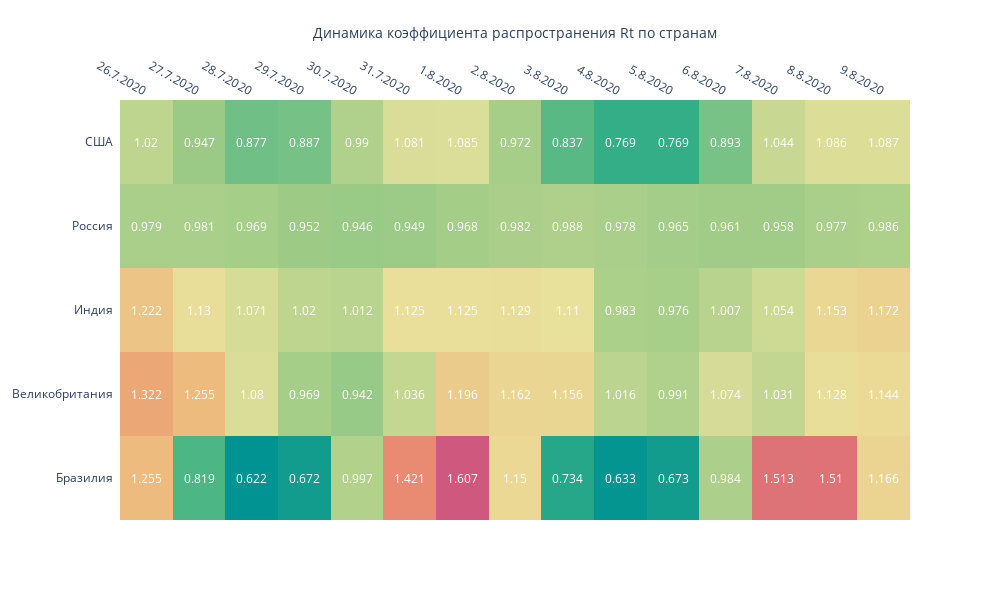

The cell this chart's notebook holds for it:
### Code cell
fig = ff.create_annotated_heatmap(d, x=x2, y=y, annotation_text=d,
                                  colorscale='Temps')

fig.update_layout(
                  
                  
                  width = 990, height = 600,    
    
                  xaxis_title='Динамика коэффициента распространения Rt по странам',
               #   yaxis_title = 'Регион '
)

fig.show()

### Figure 1 — Plotly figure (JSON) as saved in the notebook; plotly's stock layout.template omitted (floating-point values rounded to 4 significant figures)
{"data": [{"colorscale": [[0, "rgb(0, 147, 146)"], [0.1667, "rgb(57, 177, 133)"], [0.3333, "rgb(156, 203, 134)"], [0.5, "rgb(233, 226, 156)"], [0.6667, "rgb(238, 180, 121)"], [0.8333, "rgb(232, 132, 113)"], [1, "rgb(207, 89, 126)"]], "reversescale": false, "showscale": false, "type": "heatmap", "x": ["26.7.2020", "27.7.2020", "28.7.2020", "29.7.2020", "30.7.2020", "31.7.2020", "1.8.2020", "2.8.2020", "3.8.2020", "4.8.2020", "5.8.2020", "6.8.2020", "7.8.2020", "8.8.2020", "9.8.2020"], "y": ["Бразилия", "Великобритания", "Индия", "Россия", "США"], "z": [[1.255, 0.819, 0.622, 0.672, 0.997, 1.421, 1.607, 1.15, 0.734, 0.633, 0.673, 0.984, 1.513, 1.51, 1.166], [1.322, 1.255, 1.08, 0.969, 0.942, 1.036, 1.196, 1.162, 1.156, 1.016, 0.991, 1.074, 1.031, 1.128, 1.144], [1.222, 1.13, 1.071, 1.02, 1.012, 1.125, 1.125, 1.129, 1.11, 0.983, 0.976, 1.007, 1.054, 1.153, 1.172], [0.979, 0.981, 0.969, 0.952, 0.946, 0.949, 0.968, 0.982, 0.988, 0.978, 0.965, 0.961, 0.958, 0.977, 0.986], [1.02, 0.947, 0.877, 0.887, 0.99, 1.081, 1.085, 0.972, 0.837, 0.769, 0.769, 0.893, 1.044, 1.086, 1.087]]}], "layout": {"annotations": [{"font": {"color": "#FFFFFF"}, "showarrow": false, "text": "1.255", "x": "26.7.2020", "xref": "x", "y": "Бразилия", "yref": "y"}, {"font": {"color": "#FFFFFF"}, "showarrow": false, "text": "0.819", "x": "27.7.2020", "xref": "x", "y": "Бразилия", "yref": "y"}, {"font": {"color": "#FFFFFF"}, "showarrow": false, "text": "0.622", "x": "28.7.2020", "xref": "x", "y": "Бразилия", "yref": "y"}, {"font": {"color": "#FFFFFF"}, "showarrow": false, "text": "0.672", "x": "29.7.2020", "xref": "x", "y": "Бразилия", "yref": "y"}, {"font": {"color": "#FFFFFF"}, "showarrow": false, "text": "0.997", "x": "30.7.2020", "xref": "x", "y": "Бразилия", "yref": "y"}, {"font": {"color": "#FFFFFF"}, "showarrow": false, "text": "1.421", "x": "31.7.2020", "xref": "x", "y": "Бразилия", "yref": "y"}, {"font": {"color": "#FFFFFF"}, "showarrow": false, "text": "1.607", "x": "1.8.2020", "xref": "x", "y": "Бразилия", "yref": "y"}, {"font": {"color": "#FFFFFF"}, "showarrow": false, "text": "1.15", "x": "2.8.2020", "xref": "x", "y": "Бразилия", "yref": "y"}, {"font": {"color": "#FFFFFF"}, "showarrow": false, "text": "0.734", "x": "3.8.2020", "xref": "x", "y": "Бразилия", "yref": "y"}, {"font": {"color": "#FFFFFF"}, "showarrow": false, "text": "0.633", "x": "4.8.2020", "xref": "x", "y": "Бразилия", "yref": "y"}, {"font": {"color": "#FFFFFF"}, "showarrow": false, "text": "0.673", "x": "5.8.2020", "xref": "x", "y": "Бразилия", "yref": "y"}, {"font": {"color": "#FFFFFF"}, "showarrow": false, "text": "0.984", "x": "6.8.2020", "xref": "x", "y": "Бразилия", "yref": "y"}, {"font": {"color": "#FFFFFF"}, "showarrow": false, "text": "1.513", "x": "7.8.2020", "xref": "x", "y": "Бразилия", "yref": "y"}, {"font": {"color": "#FFFFFF"}, "showarrow": false, "text": "1.51", "x": "8.8.2020", "xref": "x", "y": "Бразилия", "yref": "y"}, {"font": {"color": "#FFFFFF"}, "showarrow": false, "text": "1.166", "x": "9.8.2020", "xref": "x", "y": "Бразилия", "yref": "y"}, {"font": {"color": "#FFFFFF"}, "showarrow": false, "text": "1.322", "x": "26.7.2020", "xref": "x", "y": "Великобритания", "yref": "y"}, {"font": {"color": "#FFFFFF"}, "showarrow": false, "text": "1.255", "x": "27.7.2020", "xref": "x", "y": "Великобритания", "yref": "y"}, {"font": {"color": "#FFFFFF"}, "showarrow": false, "text": "1.08", "x": "28.7.2020", "xref": "x", "y": "Великобритания", "yref": "y"}, {"font": {"color": "#FFFFFF"}, "showarrow": false, "text": "0.969", "x": "29.7.2020", "xref": "x", "y": "Великобритания", "yref": "y"}, {"font": {"color": "#FFFFFF"}, "showarrow": false, "text": "0.942", "x": "30.7.2020", "xref": "x", "y": "Великобритания", "yref": "y"}, {"font": {"color": "#FFFFFF"}, "showarrow": false, "text": "1.036", "x": "31.7.2020", "xref": "x", "y": "Великобритания", "yref": "y"}, {"font": {"color": "#FFFFFF"}, "showarrow": false, "text": "1.196", "x": "1.8.2020", "xref": "x", "y": "Великобритания", "yref": "y"}, {"font": {"color": "#FFFFFF"}, "showarrow": false, "text": "1.162", "x": "2.8.2020", "xref": "x", "y": "Великобритания", "yref": "y"}, {"font": {"color": "#FFFFFF"}, "showarrow": false, "text": "1.156", "x": "3.8.2020", "xref": "x", "y": "Великобритания", "yref": "y"}, {"font": {"color": "#FFFFFF"}, "showarrow": false, "text": "1.016", "x": "4.8.2020", "xref": "x", "y": "Великобритания", "yref": "y"}, {"font": {"color": "#FFFFFF"}, "showarrow": false, "text": "0.991", "x": "5.8.2020", "xref": "x", "y": "Великобритания", "yref": "y"}, {"font": {"color": "#FFFFFF"}, "showarrow": false, "text": "1.074", "x": "6.8.2020", "xref": "x", "y": "Великобритания", "yref": "y"}, {"font": {"color": "#FFFFFF"}, "showarrow": false, "text": "1.031", "x": "7.8.2020", "xref": "x", "y": "Великобритания", "yref": "y"}, {"font": {"color": "#FFFFFF"}, "showarrow": false, "text": "1.128", "x": "8.8.2020", "xref": "x", "y": "Великобритания", "yref": "y"}, {"font": {"color": "#FFFFFF"}, "showarrow": false, "text": "1.144", "x": "9.8.2020", "xref": "x", "y": "Великобритания", "yref": "y"}, {"font": {"color": "#FFFFFF"}, "showarrow": false, "text": "1.222", "x": "26.7.2020", "xref": "x", "y": "Индия", "yref": "y"}, {"font": {"color": "#FFFFFF"}, "showarrow": false, "text": "1.13", "x": "27.7.2020", "xref": "x", "y": "Индия", "yref": "y"}, {"font": {"color": "#FFFFFF"}, "showarrow": false, "text": "1.071", "x": "28.7.2020", "xref": "x", "y": "Индия", "yref": "y"}, {"font": {"color": "#FFFFFF"}, "showarrow": false, "text": "1.02", "x": "29.7.2020", "xref": "x", "y": "Индия", "yref": "y"}, {"font": {"color": "#FFFFFF"}, "showarrow": false, "text": "1.012", "x": "30.7.2020", "xref": "x", "y": "Индия", "yref": "y"}, {"font": {"color": "#FFFFFF"}, "showarrow": false, "text": "1.125", "x": "31.7.2020", "xref": "x", "y": "Индия", "yref": "y"}, {"font": {"color": "#FFFFFF"}, "showarrow": false, "text": "1.125", "x": "1.8.2020", "xref": "x", "y": "Индия", "yref": "y"}, {"font": {"color": "#FFFFFF"}, "showarrow": false, "text": "1.129", "x": "2.8.2020", "xref": "x", "y": "Индия", "yref": "y"}, {"font": {"color": "#FFFFFF"}, "showarrow": false, "text": "1.11", "x": "3.8.2020", "xref": "x", "y": "Индия", "yref": "y"}, {"font": {"color": "#FFFFFF"}, "showarrow": false, "text": "0.983", "x": "4.8.2020", "xref": "x", "y": "Индия", "yref": "y"}, {"font": {"color": "#FFFFFF"}, "showarrow": false, "text": "0.976", "x": "5.8.2020", "xref": "x", "y": "Индия", "yref": "y"}, {"font": {"color": "#FFFFFF"}, "showarrow": false, "text": "1.007", "x": "6.8.2020", "xref": "x", "y": "Индия", "yref": "y"}, {"font": {"color": "#FFFFFF"}, "showarrow": false, "text": "1.054", "x": "7.8.2020", "xref": "x", "y": "Индия", "yref": "y"}, {"font": {"color": "#FFFFFF"}, "showarrow": false, "text": "1.153", "x": "8.8.2020", "xref": "x", "y": "Индия", "yref": "y"}, {"font": {"color": "#FFFFFF"}, "showarrow": false, "text": "1.172", "x": "9.8.2020", "xref": "x", "y": "Индия", "yref": "y"}, {"font": {"color": "#FFFFFF"}, "showarrow": false, "text": "0.979", "x": "26.7.2020", "xref": "x", "y": "Россия", "yref": "y"}, {"font": {"color": "#FFFFFF"}, "showarrow": false, "text": "0.981", "x": "27.7.2020", "xref": "x", "y": "Россия", "yref": "y"}, {"font": {"color": "#FFFFFF"}, "showarrow": false, "text": "0.969", "x": "28.7.2020", "xref": "x", "y": "Россия", "yref": "y"}, {"font": {"color": "#FFFFFF"}, "showarrow": false, "text": "0.952", "x": "29.7.2020", "xref": "x", "y": "Россия", "yref": "y"}, {"font": {"color": "#FFFFFF"}, "showarrow": false, "text": "0.946", "x": "30.7.2020", "xref": "x", "y": "Россия", "yref": "y"}, {"font": {"color": "#FFFFFF"}, "showarrow": false, "text": "0.949", "x": "31.7.2020", "xref": "x", "y": "Россия", "yref": "y"}, {"font": {"color": "#FFFFFF"}, "showarrow": false, "text": "0.968", "x": "1.8.2020", "xref": "x", "y": "Россия", "yref": "y"}, {"font": {"color": "#FFFFFF"}, "showarrow": false, "text": "0.982", "x": "2.8.2020", "xref": "x", "y": "Россия", "yref": "y"}, {"font": {"color": "#FFFFFF"}, "showarrow": false, "text": "0.988", "x": "3.8.2020", "xref": "x", "y": "Россия", "yref": "y"}, {"font": {"color": "#FFFFFF"}, "showarrow": false, "text": "0.978", "x": "4.8.2020", "xref": "x", "y": "Россия", "yref": "y"}, {"font": {"color": "#FFFFFF"}, "showarrow": false, "text": "0.965", "x": "5.8.2020", "xref": "x", "y": "Россия", "yref": "y"}, {"font": {"color": "#FFFFFF"}, "showarrow": false, "text": "0.961", "x": "6.8.2020", "xref": "x", "y": "Россия", "yref": "y"}, {"font": {"color": "#FFFFFF"}, "showarrow": false, "text": "0.958", "x": "7.8.2020", "xref": "x", "y": "Россия", "yref": "y"}, {"font": {"color": "#FFFFFF"}, "showarrow": false, "text": "0.977", "x": "8.8.2020", "xref": "x", "y": "Россия", "yref": "y"}, {"font": {"color": "#FFFFFF"}, "showarrow": false, "text": "0.986", "x": "9.8.2020", "xref": "x", "y": "Россия", "yref": "y"}, {"font": {"color": "#FFFFFF"}, "showarrow": false, "text": "1.02", "x": "26.7.2020", "xref": "x", "y": "США", "yref": "y"}, {"font": {"color": "#FFFFFF"}, "showarrow": false, "text": "0.947", "x": "27.7.2020", "xref": "x", "y": "США", "yref": "y"}, {"font": {"color": "#FFFFFF"}, "showarrow": false, "text": "0.877", "x": "28.7.2020", "xref": "x", "y": "США", "yref": "y"}, {"font": {"color": "#FFFFFF"}, "showarrow": false, "text": "0.887", "x": "29.7.2020", "xref": "x", "y": "США", "yref": "y"}, {"font": {"color": "#FFFFFF"}, "showarrow": false, "text": "0.99", "x": "30.7.2020", "xref": "x", "y": "США", "yref": "y"}, {"font": {"color": "#FFFFFF"}, "showarrow": false, "text": "1.081", "x": "31.7.2020", "xref": "x", "y": "США", "yref": "y"}, {"font": {"color": "#FFFFFF"}, "showarrow": false, "text": "1.085", "x": "1.8.2020", "xref": "x", "y": "США", "yref": "y"}, {"font": {"color": "#FFFFFF"}, "showarrow": false, "text": "0.972", "x": "2.8.2020", "xref": "x", "y": "США", "yref": "y"}, {"font": {"color": "#FFFFFF"}, "showarrow": false, "text": "0.837", "x": "3.8.2020", "xref": "x", "y": "США", "yref": "y"}, {"font": {"color": "#FFFFFF"}, "showarrow": false, "text": "0.769", "x": "4.8.2020", "xref": "x", "y": "США", "yref": "y"}, {"font": {"color": "#FFFFFF"}, "showarrow": false, "text": "0.769", "x": "5.8.2020", "xref": "x", "y": "США", "yref": "y"}, {"font": {"color": "#FFFFFF"}, "showarrow": false, "text": "0.893", "x": "6.8.2020", "xref": "x", "y": "США", "yref": "y"}, {"font": {"color": "#FFFFFF"}, "showarrow": false, "text": "1.044", "x": "7.8.2020", "xref": "x", "y": "США", "yref": "y"}, {"font": {"color": "#FFFFFF"}, "showarrow": false, "text": "1.086", "x": "8.8.2020", "xref": "x", "y": "США", "yref": "y"}, {"font": {"color": "#FFFFFF"}, "showarrow": false, "text": "1.087", "x": "9.8.2020", "xref": "x", "y": "США", "yref": "y"}], "height": 600, "width": 990, "xaxis": {"dtick": 1, "gridcolor": "rgb(0, 0, 0)", "side": "top", "ticks": "", "title": {"text": "Динамика коэффициента распространения Rt по странам"}}, "yaxis": {"dtick": 1, "ticks": "", "ticksuffix": "  "}}}
